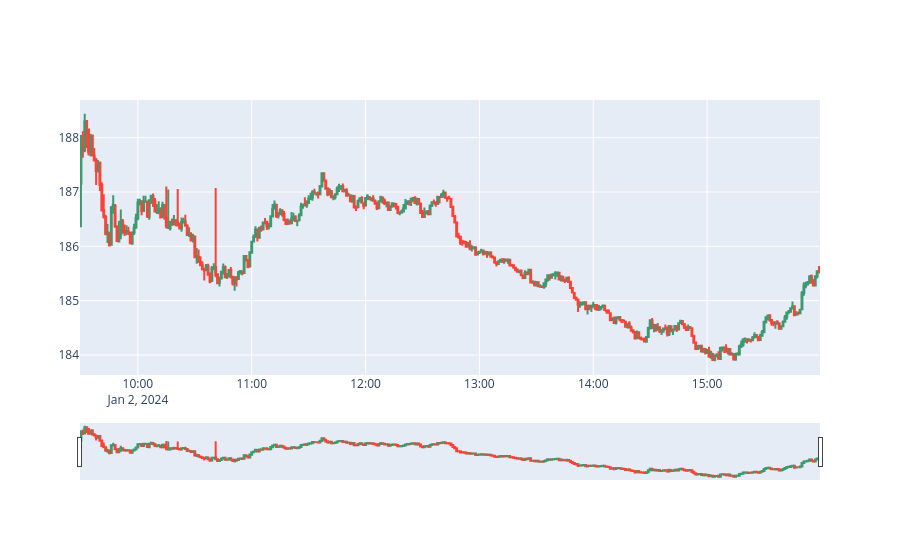

This figure's notebook cell:
### Code cell
ds_intra.plot_candlestick()

### Figure 1 — Plotly figure (JSON) as saved in the notebook; plotly's stock layout.template omitted (floating-point values rounded to 4 significant figures; data arrays with more than 128 entries replaced by an {"elided": "..."} marker saying what was removed)
{"data": [{"close": {"elided": "390 float values"}, "high": {"elided": "390 float values"}, "low": {"elided": "390 float values"}, "name": "Candlestick", "open": {"elided": "390 float values"}, "type": "candlestick", "x": {"elided": "390 str values"}}], "layout": {}}
